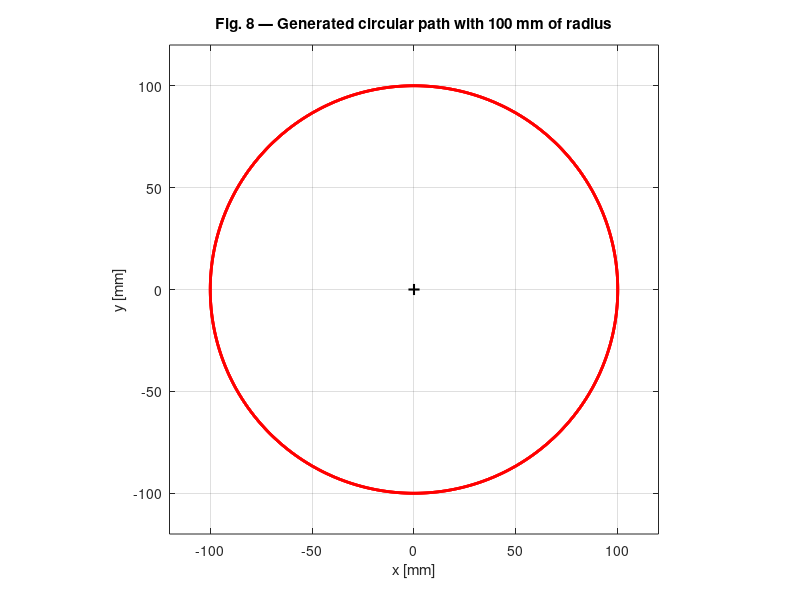
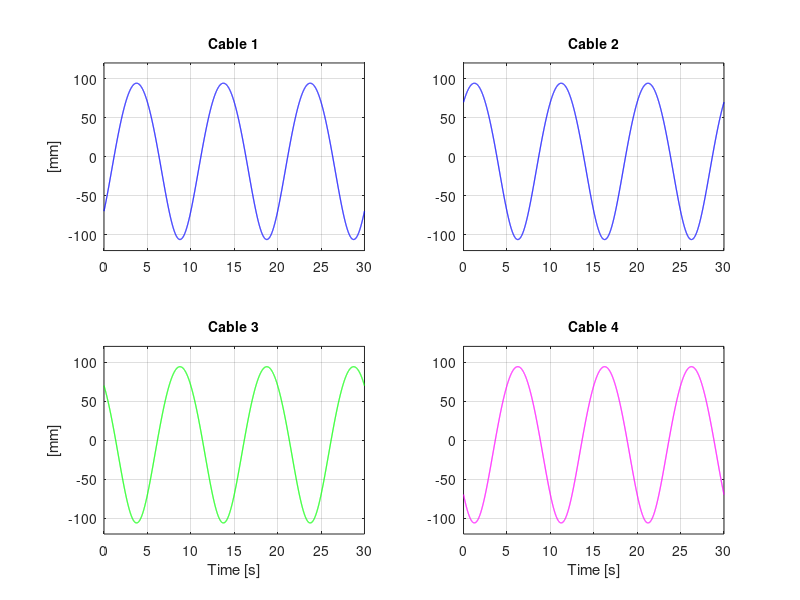

Write MATLAB code to recreate these figures, in order. (Note: this script raises an error after producing the figures.)
%% Inverse Kinematics of a Four-Cable-Driven Parallel Robot
% Paper: "Four-cable-driven parallel robot"
% XueJun Jin, Dae Ik Jun, Andreas Pott, et al., ICCAS 2013
%
% KEY EQUATION (4):
%   l_i = a_i - r + R*b_i
%
% where:
%   a_i   = anchor points on the rigid frame (proximal, world frame) [mm]
%   b_i   = attachment points on end-effector (distal, local frame) [mm]
%   r     = [x; y] position of end-effector center in world frame [mm]
%   theta = orientation of end-effector [rad]
%   R     = 2x2 rotation matrix
%   l_i   = cable vector; cable_length = norm(l_i)
%
% Simulation reproduces:
%   Fig. 8 - Circular path with radius = 100 mm
%   Fig. 9 - Cable length variation over time (3 revolutions in 30 s)

clear; clc; close all;

%% =========================================================
%  1. ROBOT PARAMETERS  (Table 1, Fig. 7)
%     Frame: 2000 mm x 2000 mm, origin at center
% =========================================================
frame  = 300;   % half frame size [mm]
b_size = sqrt(2)/2;     % half-size of end-effector attachment square [mm]

% Proximal anchor points on frame (world frame) [mm]
%   A1: bottom-right   A2: bottom-left
%   A3: top-left       A4: top-right
a = [ frame, -frame;   % A1
     -frame, -frame;   % A2
     -frame,  frame;   % A3
      frame,  frame]'; % A4   (2 x 4 matrix, each column = one anchor)

% Distal attachment points on end-effector (local frame) [mm]
b = [ b_size, -b_size;   % b1 (Cable 1)
     -b_size, -b_size;   % b2 (Cable 2)
     -b_size,  b_size;   % b3 (Cable 3)
      b_size,  b_size]'; % b4 (Cable 4)  (2 x 4 matrix)

%% =========================================================
%  2. TRAJECTORY  (Section 4.1, Fig. 8)
%     Circular path, radius = 100 mm, 3 revolutions in 30 s
% =========================================================
radius       = 100;    % [mm]
n_revolutions = 3;     % number of full circles
T_total      = 30;     % total time [s]
N_keypts     = 300;    % key-points for spline fitting

% Key-point angles and positions
t_kp  = linspace(0, T_total, N_keypts + 1);
t_kp  = t_kp(1:end-1);   % remove duplicate
phi   = linspace(0, n_revolutions * 2 * pi, N_keypts + 1);
phi   = phi(1:end-1);

x_kp  = radius * cos(phi);
y_kp  = radius * sin(phi);

% Cubic-spline interpolation (smooth path)
t_fine = linspace(0, T_total, 3000);
x_fine = spline(t_kp, x_kp, t_fine);
y_fine = spline(t_kp, y_kp, t_fine);

% Orientation: theta = 0 (no rotation in this simulation)
theta_fine = zeros(size(t_fine));

%% =========================================================
%  3. INVERSE KINEMATICS  — Equation (4)
%     For each pose (x, y, theta), compute cable lengths
% =========================================================
n_steps = length(t_fine);
L       = zeros(4, n_steps);    % cable lengths [mm]
L_vec   = zeros(2, 4, n_steps); % cable vectors (optional)

for k = 1 : n_steps
    r     = [x_fine(k); y_fine(k)];
    theta = theta_fine(k);

    % Rotation matrix  R(theta)
    R = [cos(theta), -sin(theta);
         sin(theta),  cos(theta)];

    for i = 1 : 4
        li_vec        = a(:,i) - r + R * b(:,i);   % Eq. (4)
        L(i, k)       = norm(li_vec);
        L_vec(:,i,k)  = li_vec;
    end
end

% Cable length deviation from mean (for display, matching paper Fig.9)
L_mean = mean(L, 2);        % mean length of each cable [mm]
L_dev  = L - L_mean;        % deviation [mm]

%% =========================================================
%  4. PLOT — Fig. 8: Circular path
% =========================================================
figure('Name', 'Fig.8 - Generated Circular Path', ...
       'Position', [80, 200, 430, 400]);

plot(x_fine, y_fine, 'r-', 'LineWidth', 2);
hold on;
plot(0, 0, 'k+', 'MarkerSize', 8, 'LineWidth', 1.5);   % origin
axis equal;
xlim([-120, 120]);  ylim([-120, 120]);
set(gca, 'XTick', -100:50:100, 'YTick', -100:50:100);
grid on;
xlabel('x [mm]');  ylabel('y [mm]');
title('Fig. 8 — Generated circular path with 100 mm of radius');

%% =========================================================
%  5. PLOT — Fig. 9: Cable length variation
% =========================================================
cable_colors = {'b','b','g','m'};
cable_names  = {'Cable 1','Cable 2','Cable 3','Cable 4'};

figure('Name', 'Fig.9 - Generated Cable Lengths', ...
       'Position', [120, 80, 700, 560]);

for i = 1 : 4
    subplot(2, 2, i);
    plot(t_fine, L_dev(i,:), cable_colors{i}, 'LineWidth', 0.9);
    title(cable_names{i}, 'FontSize', 10);
    xlim([0, 30]);
    ylim([-120, 120]);
    set(gca, 'YTick', -100:50:100);
    grid on;
    if i > 2
        xlabel('Time [s]');
    end
    if mod(i, 2) == 1
        ylabel('[mm]');
    end
end
sgtitle('Fig. 9 — Generated cable lengths for circular motion');

%% =========================================================
%  6. PRINT SUMMARY
% =========================================================
fprintf('\n========== Inverse Kinematics Summary ==========\n');
fprintf('Frame size     : 2000 x 2000 mm\n');
fprintf('Circular radius: %d mm\n', radius);
fprintf('Revolutions    : %d  (in %.0f s)\n', n_revolutions, T_total);
fprintf('-------------------------------------------------\n');
for i = 1 : 4
    fprintf('Cable %d: mean = %6.1f mm,  range = [%6.1f, %6.1f] mm\n', ...
        i, L_mean(i), min(L(i,:)), max(L(i,:)));
end
fprintf('=================================================\n');
